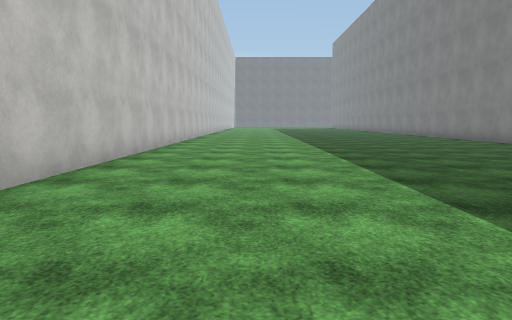
View 1 (above)

18 first-person views from a walk through a scene from a Unity 3-D project. The camera is 1.3 m above the floor, tilts 6° down and sees 70° across. The floor is counted in squares, 2 m on a side. Each view is taken from the middle of a square. On the plan, view 1 faces up. The plan holds only what a view shows up to about 11 squares ahead; the rest is blank. The place goes on beyond the plan. Surface patterns are stand-ins for the level's own textures.

View 2
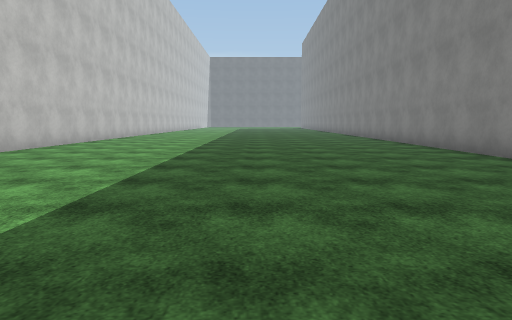

View 3
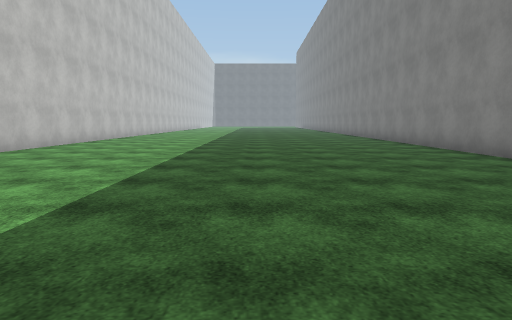

View 4
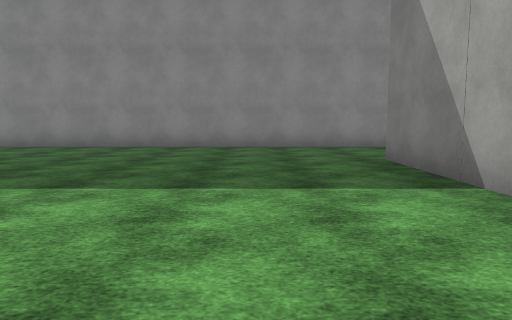

View 5
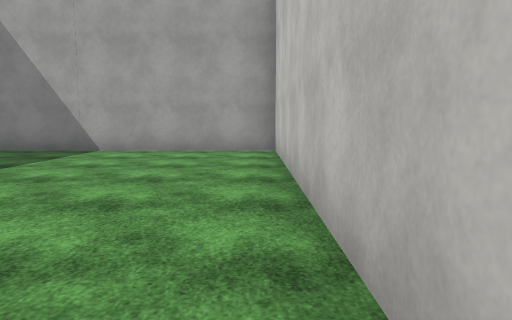

View 6
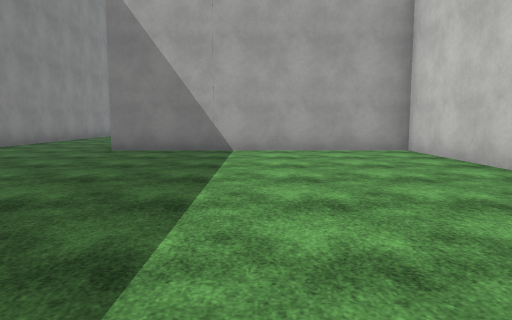

View 7
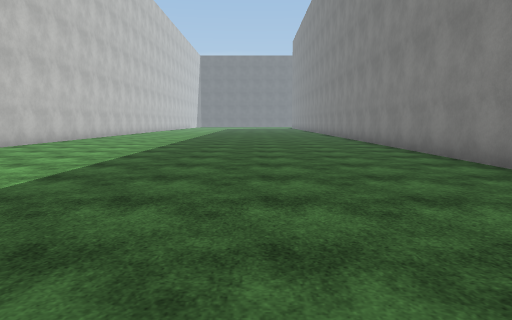

View 8
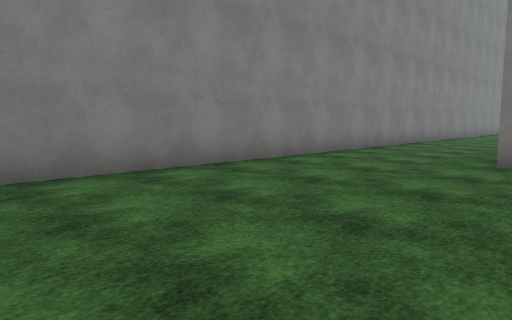

View 9
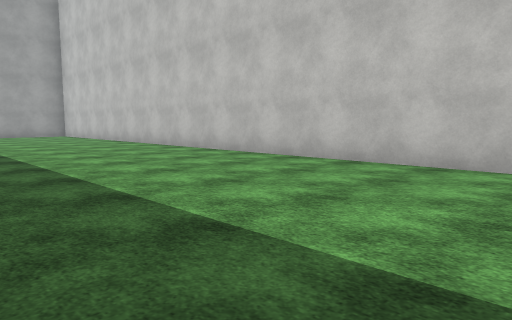

View 10
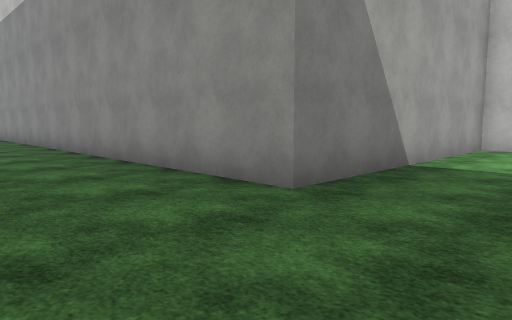

View 11
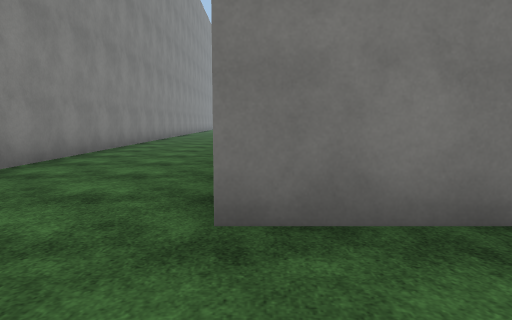

View 12
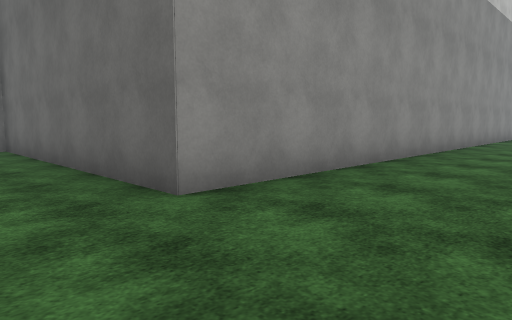

View 13
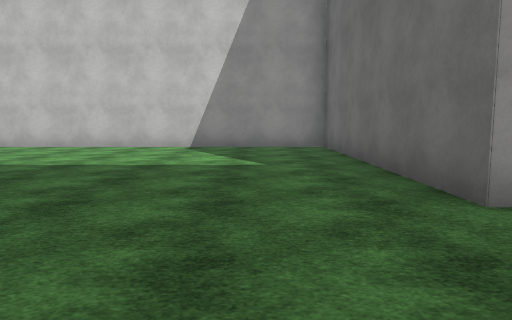

View 14
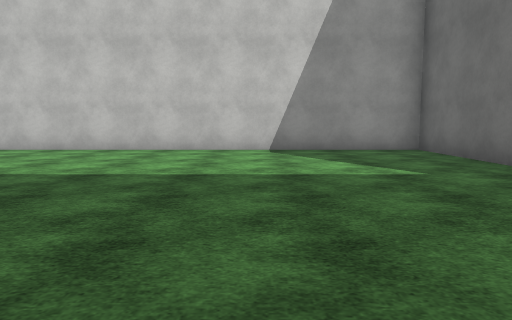

View 15
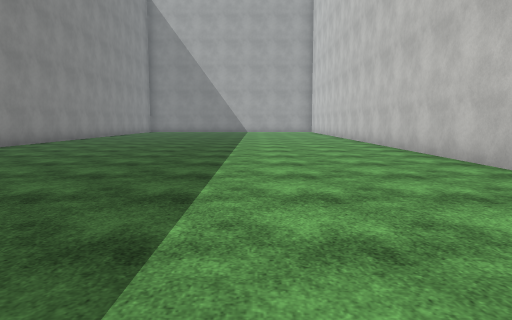

View 16
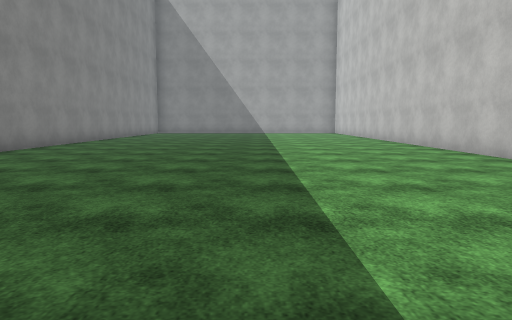

View 17
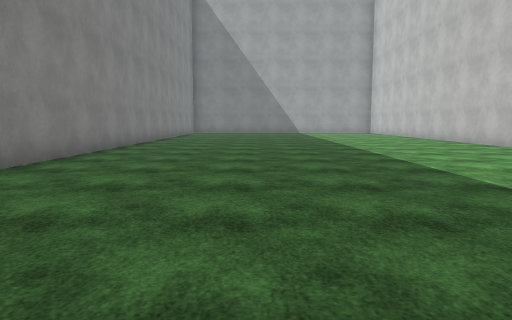

View 18
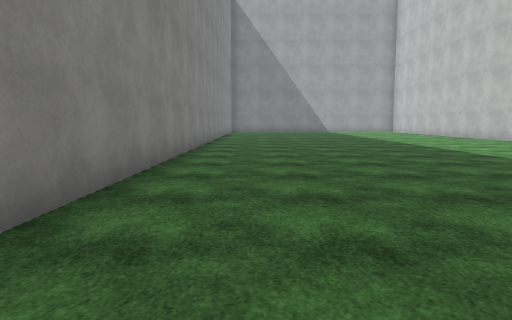

### Floor plan
Points are (right, up) in squares from view 1. A wall is a line through its corners. A room is listed if a view was taken in it or the views show most of it. See-through windows are left out.
Room 1 (views 1, 2, 3, 4, 5, 6, 7, 8, 9, 10, 11)
walls: (-2.4, 12.1) (-2.4, -5.2) (4.3, -5.2); (7.5, -5.4) (7.5, 12)
ways out: opening at (6, -6) to room 2
Room 2 (views 12, 13, 14, 15, 16, 17, 18)
walls: (7.5, -14.1) (7.5, -5.4); (7.5, -36.1) (7.5, -25); (4.3, -5.2) (4.3, -20.2) (-2.4, -20.2) (-2.4, -36.1)
ways out: opening at (6, -6) to room 1

Where each view was taken, in squares from view 1:
view 1: 0 up, 0 right, facing up
view 2: 0 up, 3 right, facing up
view 3: 5 down, 3 right, facing up
view 4: 3 down, 2 left, facing right
view 5: 3 up, 2 left, facing down
view 6: 3 up, 1 right, facing down
view 7: 1 up, 4 right, facing up
view 8: 1 up, 3 right, facing down-right
view 9: 12 up, 3 right, facing down-left
view 10: 3 down, 7 right, facing down-left
view 11: 3 down, 4 right, facing down
view 12: 22 down, 7 right, facing up-left
view 13: 22 down, 7 right, facing left
view 14: 24 down, 6 right, facing left
view 15: 23 down, 1 right, facing down
view 16: 25 down, 2 right, facing down
view 17: 25 down, 4 right, facing down
view 18: 23 down, 6 right, facing down
